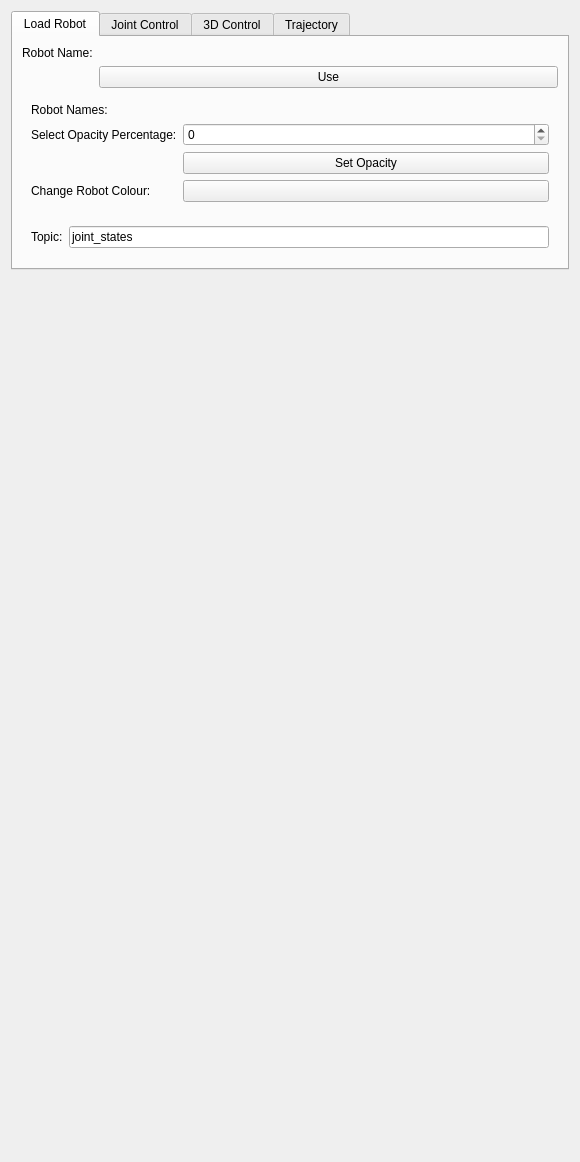
<?xml version="1.0" encoding="UTF-8"?>
<ui version="4.0">
 <class>RoboDrag</class>
 <widget class="qMRMLWidget" name="RoboDrag">
  <property name="geometry">
   <rect>
    <x>0</x>
    <y>0</y>
    <width>580</width>
    <height>1162</height>
   </rect>
  </property>
  <layout class="QVBoxLayout" name="verticalLayout">
   <item>
    <widget class="QTabWidget" name="tabWidget">
     <property name="sizePolicy">
      <sizepolicy hsizetype="Expanding" vsizetype="Preferred">
       <horstretch>0</horstretch>
       <verstretch>0</verstretch>
      </sizepolicy>
     </property>
     <property name="currentIndex">
      <number>0</number>
     </property>
     <widget class="QWidget" name="loadtab">
      <property name="contextMenuPolicy">
       <enum>Qt::PreventContextMenu</enum>
      </property>
      <attribute name="title">
       <string>Load Robot</string>
      </attribute>
      <layout class="QFormLayout" name="formLayout_2">
       <item row="0" column="0">
        <widget class="QLabel" name="robotNameLabel">
         <property name="text">
          <string>Robot Name:</string>
         </property>
        </widget>
       </item>
       <item row="0" column="1">
        <widget class="qMRMLNodeComboBox" name="ikrobotcombobox" native="true">
         <property name="nodeTypes" stdset="0">
          <stringlist notr="true">
           <string>vtkMRMLROS2RobotNode</string>
          </stringlist>
         </property>
         <property name="hideChildNodeTypes" stdset="0">
          <stringlist notr="true"/>
         </property>
         <property name="interactionNodeSingletonTag" stdset="0">
          <string notr="true"/>
         </property>
        </widget>
       </item>
       <item row="1" column="1">
        <widget class="QPushButton" name="useButton">
         <property name="text">
          <string>Use</string>
         </property>
        </widget>
       </item>
       <item row="2" column="0" colspan="2">
        <widget class="ctkCollapsibleButton" name="appCollapsibleButton" native="true">
         <property name="enabled">
          <bool>true</bool>
         </property>
         <property name="text" stdset="0">
          <string>Robot Appearance </string>
         </property>
         <property name="collapsed" stdset="0">
          <bool>false</bool>
         </property>
         <layout class="QFormLayout" name="formLayout_6">
          <item row="2" column="0">
           <widget class="QLabel" name="label">
            <property name="text">
             <string>Robot Names:</string>
            </property>
           </widget>
          </item>
          <item row="2" column="1">
           <widget class="qMRMLNodeComboBox" name="robotComboBox" native="true">
            <property name="nodeTypes" stdset="0">
             <stringlist notr="true">
              <string>vtkMRMLROS2RobotNode</string>
             </stringlist>
            </property>
            <property name="hideChildNodeTypes" stdset="0">
             <stringlist notr="true"/>
            </property>
            <property name="interactionNodeSingletonTag" stdset="0">
             <string notr="true"/>
            </property>
           </widget>
          </item>
          <item row="3" column="0">
           <widget class="QLabel" name="label_2">
            <property name="text">
             <string>Select Opacity Percentage:</string>
            </property>
           </widget>
          </item>
          <item row="3" column="1">
           <widget class="QSpinBox" name="spinBox">
            <property name="sizePolicy">
             <sizepolicy hsizetype="Minimum" vsizetype="Fixed">
              <horstretch>0</horstretch>
              <verstretch>0</verstretch>
             </sizepolicy>
            </property>
            <property name="baseSize">
             <size>
              <width>0</width>
              <height>0</height>
             </size>
            </property>
           </widget>
          </item>
          <item row="4" column="1">
           <widget class="QPushButton" name="opacityPushButton">
            <property name="text">
             <string>Set Opacity</string>
            </property>
           </widget>
          </item>
          <item row="5" column="0">
           <widget class="QLabel" name="label_3">
            <property name="text">
             <string>Change Robot Colour:</string>
            </property>
           </widget>
          </item>
          <item row="5" column="1">
           <widget class="ctkColorPickerButton" name="robotColorButton"/>
          </item>
         </layout>
        </widget>
       </item>
            <item row="3" column="0" colspan="2">
             <widget class="ctkCollapsibleButton" name="jointStateCollapsibleButton" native="true">
                <property name="enabled">
                 <bool>true</bool>
                </property>
                <property name="text" stdset="0">
                 <string>Joint State</string>
                </property>
                <property name="collapsed" stdset="0">
                 <bool>false</bool>
                </property>
                <layout class="QFormLayout" name="formLayout_jointState">
                 <item row="0" column="0">
                    <widget class="QLabel" name="jointStateTopicLabel">
                     <property name="text">
                        <string>Topic:</string>
                     </property>
                    </widget>
                 </item>
                 <item row="0" column="1">
                    <widget class="QLineEdit" name="jointStateTopicLineEdit">
                     <property name="text">
                        <string>joint_states</string>
                     </property>
                    </widget>
                 </item>
                </layout>
             </widget>
            </item>
      </layout>
     </widget>
     <widget class="QWidget" name="JointTab">
      <attribute name="title">
       <string>Joint Control</string>
      </attribute>
    <layout class="QVBoxLayout" name="verticalLayout_3">
     <item>
      <layout class="QHBoxLayout" name="horizontalLayoutJointButtons">
       <item>
        <widget class="QPushButton" name="zeroPushButton">
         <property name="enabled">
        <bool>false</bool>
         </property>
         <property name="text">
        <string>Home</string>
         </property>
        </widget>
       </item>
       <item>
        <widget class="QPushButton" name="currentStatePushButton">
         <property name="enabled">
        <bool>false</bool>
         </property>
         <property name="text">
        <string>Current state</string>
         </property>
        </widget>
       </item>
      </layout>
     </item>
       <item>
        <spacer name="verticalSpacer_4">
         <property name="orientation">
          <enum>Qt::Vertical</enum>
         </property>
         <property name="sizeHint" stdset="0">
          <size>
           <width>20</width>
           <height>0</height>
          </size>
         </property>
        </spacer>
       </item>
      </layout>
     </widget>
     <widget class="QWidget" name="controlTab">
      <attribute name="title">
       <string>3D Control</string>
      </attribute>
      <layout class="QFormLayout" name="formLayout">
         <item row="0" column="0" colspan="2">
          <layout class="QHBoxLayout" name="horizontalLayoutControlButtons">
           <item>
            <widget class="QPushButton" name="zeroPushButton3DControl">
             <property name="enabled">
              <bool>false</bool>
             </property>
             <property name="text">
              <string>Home</string>
             </property>
            </widget>
           </item>
           <item>
            <widget class="QPushButton" name="currentStatePushButton3DControl">
             <property name="enabled">
              <bool>false</bool>
             </property>
             <property name="text">
              <string>Current state</string>
             </property>
            </widget>
           </item>
          </layout>
         </item>
       <item row="6" column="1">
        <widget class="QCheckBox" name="checkBox">
         <property name="enabled">
          <bool>true</bool>
         </property>
         <property name="text">
          <string>Use Move Group</string>
         </property>
        </widget>
       </item>
       <item row="7" column="0" colspan="2">
        <spacer name="verticalSpacer_2">
         <property name="orientation">
          <enum>Qt::Vertical</enum>
         </property>
         <property name="sizeHint" stdset="0">
          <size>
           <width>20</width>
           <height>40</height>
          </size>
         </property>
        </spacer>
       </item>
       <item row="5" column="1">
        <widget class="QLineEdit" name="planGroupLineEdit"/>
       </item>
       <item row="5" column="0">
        <widget class="QLabel" name="planGroupLabel">
         <property name="text">
          <string>Planning Group Name</string>
         </property>
        </widget>
       </item>
      </layout>
     </widget>
     <widget class="QWidget" name="moveItTab">
      <attribute name="title">
       <string>Trajectory</string>
      </attribute>
      <layout class="QFormLayout" name="formLayout_5">
       <item row="0" column="1">
        <widget class="QPushButton" name="planButton">
         <property name="text">
          <string>Plan</string>
         </property>
        </widget>
       </item>
       <item row="1" column="1">
        <widget class="QPushButton" name="previewButton">
         <property name="enabled">
          <bool>false</bool>
         </property>
         <property name="text">
          <string>Preview</string>
         </property>
        </widget>
       </item>
       <item row="2" column="1">
        <widget class="QPushButton" name="executeButton">
         <property name="enabled">
          <bool>false</bool>
         </property>
         <property name="text">
          <string>Execute</string>
         </property>
        </widget>
       </item>
      </layout>
     </widget>
    </widget>
   </item>
   <item>
    <spacer name="verticalSpacer">
     <property name="orientation">
      <enum>Qt::Vertical</enum>
     </property>
     <property name="sizeHint" stdset="0">
      <size>
       <width>20</width>
       <height>40</height>
      </size>
     </property>
    </spacer>
   </item>
  </layout>
 </widget>
 <customwidgets>
  <customwidget>
   <class>ctkCollapsibleButton</class>
   <extends>QWidget</extends>
   <header>ctkCollapsibleButton.h</header>
   <container>1</container>
  </customwidget>
  <customwidget>
   <class>ctkColorPickerButton</class>
   <extends>QPushButton</extends>
   <header>ctkColorPickerButton.h</header>
  </customwidget>
  <customwidget>
   <class>qMRMLNodeComboBox</class>
   <extends>QWidget</extends>
   <header>qMRMLNodeComboBox.h</header>
  </customwidget>
  <customwidget>
   <class>qMRMLWidget</class>
   <extends>QWidget</extends>
   <header>qMRMLWidget.h</header>
   <container>1</container>
  </customwidget>
 </customwidgets>
 <resources/>
 <connections>
  <connection>
   <sender>RoboDrag</sender>
   <signal>mrmlSceneChanged(vtkMRMLScene*)</signal>
   <receiver>robotcomboBox</receiver>
   <slot>setMRMLScene(vtkMRMLScene*)</slot>
   <hints>
    <hint type="sourcelabel">
     <x>531</x>
     <y>762</y>
    </hint>
    <hint type="destinationlabel">
     <x>550</x>
     <y>169</y>
    </hint>
   </hints>
  </connection>
  <connection>
   <sender>RoboDrag</sender>
   <signal>mrmlSceneChanged(vtkMRMLScene*)</signal>
   <receiver>ikrobotcombobox</receiver>
   <slot>setMRMLScene(vtkMRMLScene*)</slot>
   <hints>
    <hint type="sourcelabel">
     <x>452</x>
     <y>814</y>
    </hint>
    <hint type="destinationlabel">
     <x>451</x>
     <y>67</y>
    </hint>
   </hints>
  </connection>
 </connections>
</ui>
